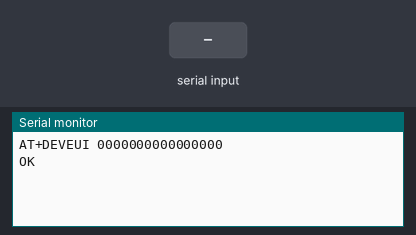
This sketch was run on a simulated Arduino Uno, built with avr-gcc and run on an emulated ATmega328P. On the bench: the last lines printed to the serial monitor. Inputs (shaded band) come from the test bench. The modem accepts every AT command (registered, SIM ready, sends succeed) and sends nothing else.

Above: at 0.8 s.
0.9 s: "1" received over the second serial link
At 1.2 s:
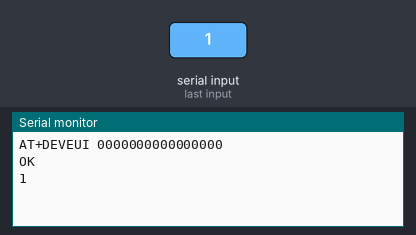
3.5 s: "0" received over the second serial link
At 3.9 s:
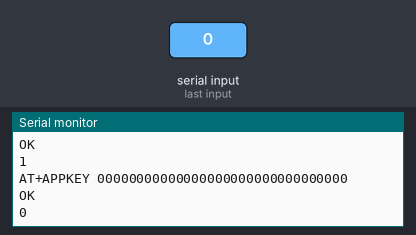
6.5 s: "2" received over the second serial link
At 7.7 s:
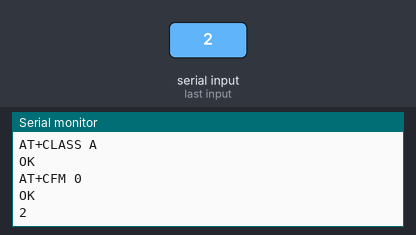

Measured:
- after the input at 0.9 s, the serial monitor: prints a new line at once (image 1)
- after the input at 3.5 s, the serial monitor: prints a new line at once (image 2)
- after the input at 6.5 s, the serial monitor: prints a new line at once (image 3)

The sketch:

Sender_light.ino
```cpp
#include<SoftwareSerial.h>
#define sensorPin A0

SoftwareSerial LoRaSerial(2,3); //RX, TX
int count = 0;
int toggle = 0;

void setup(){
  pinMode(sensorPin, INPUT);
  LoRaSerial.begin(38400);
  Serial.begin(38400);
  sendATcommand("AT+DEVEUI 0000000000000000", 2000);
  sendATcommand("AT+APPKEY 00000000000000000000000000000000", 2000);
  sendATcommand("AT+CLASS A", 2000);
  sendATcommand("AT+CFM 0", 2000);
  sendATcommand("AT+JOIN", 30000);

}

void loop(){
  int sensorData = analogRead(sensorPin);

  if (sensorData >= 600 && toggle == 0){
    sendATcommand("AT+SEND 2:1", 500);
    toggle = 1;
  }
  if (sensorData < 20 && toggle == 1){
    sendATcommand("AT+SEND 2:0", 500);
    toggle = 0;
  }
}

String sendATcommand(const char *toSend, unsigned long milliseconds) {
  String result;
  Serial.println(toSend);
  LoRaSerial.println(toSend);

  unsigned long startTime = millis();
  while (millis() - startTime < milliseconds) {
    if (LoRaSerial.available()) {
      char c = LoRaSerial.read();
      Serial.write(c);
      result += c;  // append to the result string
    }
  }
Serial.println();  // new line after timeout.
return result;
}
```
